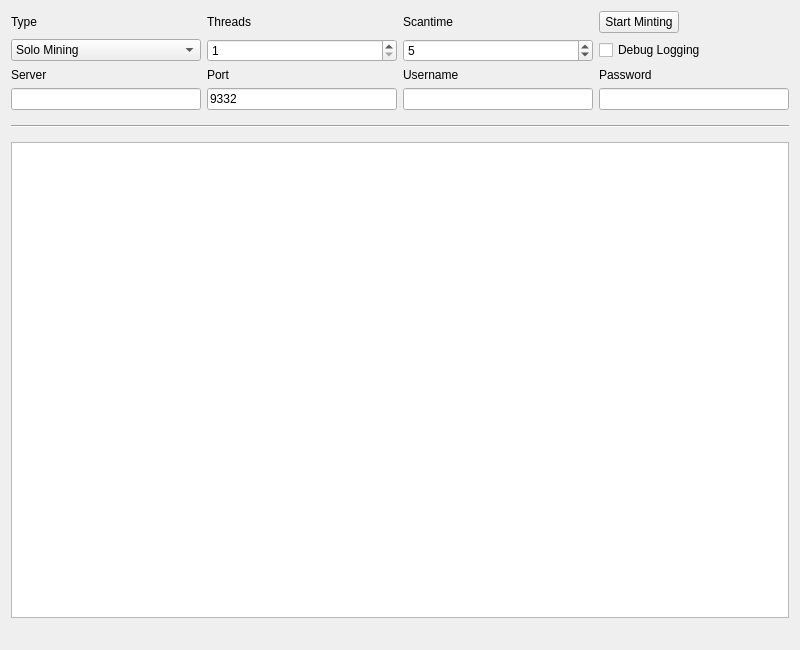
<?xml version="1.0" encoding="UTF-8"?>
<ui version="4.0">
 <class>MiningPage</class>
 <widget class="QWidget" name="MiningPage">
  <property name="geometry">
   <rect>
    <x>0</x>
    <y>0</y>
    <width>800</width>
    <height>650</height>
   </rect>
  </property>
  <property name="windowTitle">
   <string>Minting</string>
  </property>
  <layout class="QGridLayout" name="gridLayout">
   <property name="sizeConstraint">
    <enum>QLayout::SetMaximumSize</enum>
   </property>
   <item row="7" column="1">
    <widget class="QLineEdit" name="serverLine">
     <property name="enabled">
      <bool>true</bool>
     </property>
    </widget>
   </item>
   <item row="6" column="3">
    <widget class="QLabel" name="usernameLabel">
     <property name="enabled">
      <bool>true</bool>
     </property>
     <property name="text">
      <string>Username</string>
     </property>
    </widget>
   </item>
   <item row="6" column="1">
    <widget class="QLabel" name="serverLabel">
     <property name="enabled">
      <bool>true</bool>
     </property>
     <property name="text">
      <string>Server</string>
     </property>
    </widget>
   </item>
   <item row="7" column="3">
    <widget class="QLineEdit" name="usernameLine">
     <property name="enabled">
      <bool>true</bool>
     </property>
     <property name="text">
      <string/>
     </property>
    </widget>
   </item>
   <item row="6" column="4">
    <widget class="QLabel" name="passwordLabel">
     <property name="enabled">
      <bool>true</bool>
     </property>
     <property name="text">
      <string>Password</string>
     </property>
    </widget>
   </item>
   <item row="6" column="2">
    <widget class="QLabel" name="portLabel">
     <property name="enabled">
      <bool>true</bool>
     </property>
     <property name="text">
      <string>Port</string>
     </property>
    </widget>
   </item>
   <item row="3" column="4">
    <widget class="QPushButton" name="startButton">
     <property name="sizePolicy">
      <sizepolicy hsizetype="Fixed" vsizetype="Fixed">
       <horstretch>0</horstretch>
       <verstretch>0</verstretch>
      </sizepolicy>
     </property>
     <property name="text">
      <string>Start Minting</string>
     </property>
    </widget>
   </item>
   <item row="8" column="1" colspan="4">
    <widget class="Line" name="line">
     <property name="sizePolicy">
      <sizepolicy hsizetype="Minimum" vsizetype="Fixed">
       <horstretch>0</horstretch>
       <verstretch>0</verstretch>
      </sizepolicy>
     </property>
     <property name="minimumSize">
      <size>
       <width>0</width>
       <height>20</height>
      </size>
     </property>
     <property name="orientation">
      <enum>Qt::Horizontal</enum>
     </property>
    </widget>
   </item>
   <item row="13" column="1" colspan="4">
    <widget class="QListWidget" name="list">
     <property name="autoScrollMargin">
      <number>100000</number>
     </property>
     <property name="dragDropMode">
      <enum>QAbstractItemView::DragOnly</enum>
     </property>
     <property name="selectionMode">
      <enum>QAbstractItemView::NoSelection</enum>
     </property>
     <property name="movement">
      <enum>QListView::Snap</enum>
     </property>
     <property name="batchSize">
      <number>10</number>
     </property>
    </widget>
   </item>
   <item row="14" column="1" colspan="2">
    <widget class="QLabel" name="shareCount">
     <property name="font">
      <font>
       <pointsize>10</pointsize>
       <weight>75</weight>
       <bold>true</bold>
      </font>
     </property>
     <property name="text">
      <string/>
     </property>
    </widget>
   </item>
   <item row="3" column="3">
    <widget class="QLabel" name="scantimeLabel">
     <property name="enabled">
      <bool>true</bool>
     </property>
     <property name="layoutDirection">
      <enum>Qt::LeftToRight</enum>
     </property>
     <property name="text">
      <string>Scantime</string>
     </property>
    </widget>
   </item>
   <item row="3" column="2">
    <widget class="QLabel" name="threadsLabel">
     <property name="enabled">
      <bool>true</bool>
     </property>
     <property name="text">
      <string>Threads</string>
     </property>
    </widget>
   </item>
   <item row="4" column="4">
    <widget class="QCheckBox" name="debugCheckBox">
     <property name="text">
      <string>Debug Logging</string>
     </property>
    </widget>
   </item>
   <item row="3" column="1">
    <widget class="QLabel" name="typeLabel">
     <property name="text">
      <string>Type</string>
     </property>
    </widget>
   </item>
   <item row="4" column="2">
    <widget class="QSpinBox" name="threadsBox">
     <property name="enabled">
      <bool>true</bool>
     </property>
     <property name="minimum">
      <number>1</number>
     </property>
     <property name="maximum">
      <number>99</number>
     </property>
     <property name="singleStep">
      <number>1</number>
     </property>
    </widget>
   </item>
   <item row="4" column="1">
    <widget class="QComboBox" name="typeBox">
     <property name="editable">
      <bool>false</bool>
     </property>
     <property name="currentIndex">
      <number>0</number>
     </property>
     <item>
      <property name="text">
       <string>Solo Mining</string>
      </property>
     </item>
     <item>
      <property name="text">
       <string>Pool Mining</string>
      </property>
     </item>
    </widget>
   </item>
   <item row="4" column="3">
    <widget class="QSpinBox" name="scantimeBox">
     <property name="enabled">
      <bool>true</bool>
     </property>
     <property name="minimum">
      <number>1</number>
     </property>
     <property name="value">
      <number>5</number>
     </property>
    </widget>
   </item>
   <item row="7" column="2">
    <widget class="QLineEdit" name="portLine">
     <property name="enabled">
      <bool>true</bool>
     </property>
     <property name="text">
      <string>9332</string>
     </property>
     <property name="value" stdset="0">
      <number>9332</number>
     </property>
    </widget>
   </item>
   <item row="7" column="4">
    <widget class="QLineEdit" name="passwordLine">
     <property name="enabled">
      <bool>true</bool>
     </property>
    </widget>
   </item>
   <item row="14" column="3" colspan="2">
    <widget class="QLabel" name="mineSpeedLabel">
     <property name="sizePolicy">
      <sizepolicy hsizetype="Preferred" vsizetype="Preferred">
       <horstretch>0</horstretch>
       <verstretch>0</verstretch>
      </sizepolicy>
     </property>
     <property name="font">
      <font>
       <pointsize>10</pointsize>
       <weight>75</weight>
       <bold>true</bold>
      </font>
     </property>
     <property name="text">
      <string/>
     </property>
     <property name="alignment">
      <set>Qt::AlignRight|Qt::AlignTrailing|Qt::AlignVCenter</set>
     </property>
    </widget>
   </item>
  </layout>
 </widget>
 <layoutdefault spacing="6" margin="11"/>
 <tabstops>
  <tabstop>startButton</tabstop>
  <tabstop>typeBox</tabstop>
  <tabstop>threadsBox</tabstop>
  <tabstop>scantimeBox</tabstop>
  <tabstop>serverLine</tabstop>
  <tabstop>portLine</tabstop>
  <tabstop>usernameLine</tabstop>
  <tabstop>passwordLine</tabstop>
  <tabstop>debugCheckBox</tabstop>
  <tabstop>list</tabstop>
 </tabstops>
 <resources/>
 <connections/>
</ui>
